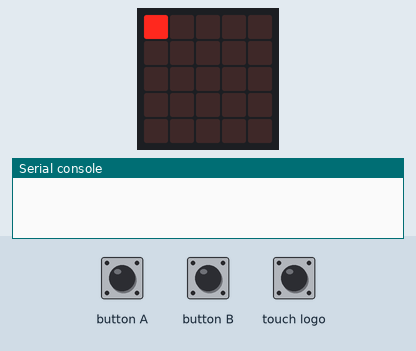
This program was run on a simulated BBC micro:bit (MakeCode). Shown: the board's 5×5 LED display, the last lines printed to the serial console. The test bench sets the inputs (shaded band).

Above: at 1.2 s.
1.3 s: button B pressed for 1 s
At 2.5 s:
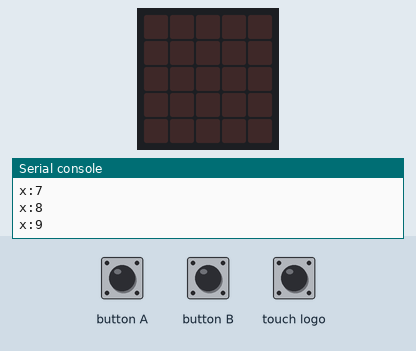
3.8 s: button A pressed for 1 s
At 5.4 s:
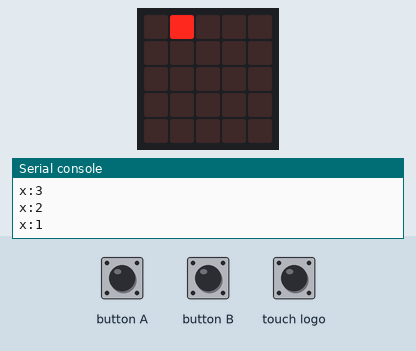
6.3 s: button A pressed for 0.15 s
At 7.2 s:
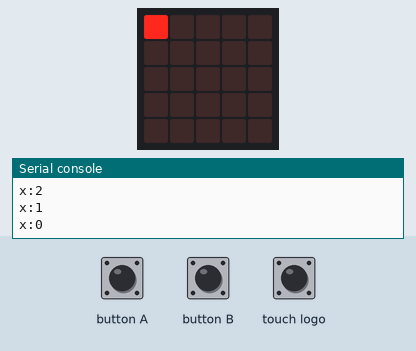
7.9 s: button A pressed for 3.2 s
At 8.2 s:
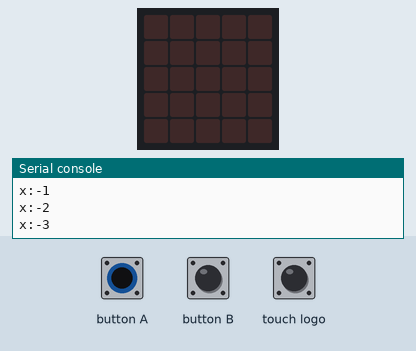
Timing chart, 0 to 10.9 s (numbered marks = the images above; inputs shaded):
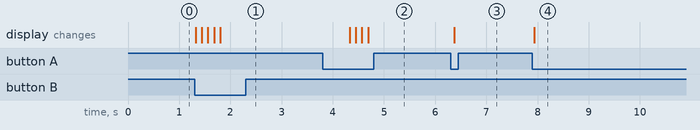

Measured:
- after the input at 1.3 s, the display: first changes at once (image 1 shows a later state)
- after the input at 3.8 s, the display: first changes after 0.53 s (image 2 shows a later state)
- after the input at 6.3 s, the display: changes after 0.07 s (image 3)
- after the input at 7.9 s, the display: changes at once (image 4)

The program:

main.ts
```typescript
input.onLogoEvent(TouchButtonEvent.Pressed, function () {

})
let y = 0
let x = 0
basic.forever(function () {
    if (input.buttonIsPressed(Button.A)) {
        basic.clearScreen()
        x += -1
        serial.writeValue("x", x)
    }
    if (input.buttonIsPressed(Button.B)) {
        basic.clearScreen()
        x += 1
        serial.writeValue("x", x)
    }
    led.plot(x, y)
    basic.pause(100)
})
```

test.ts
```typescript
// aquí va el archivo "tests"; esto no se compilará cuando este paquete se utilice como una extensión.
```
